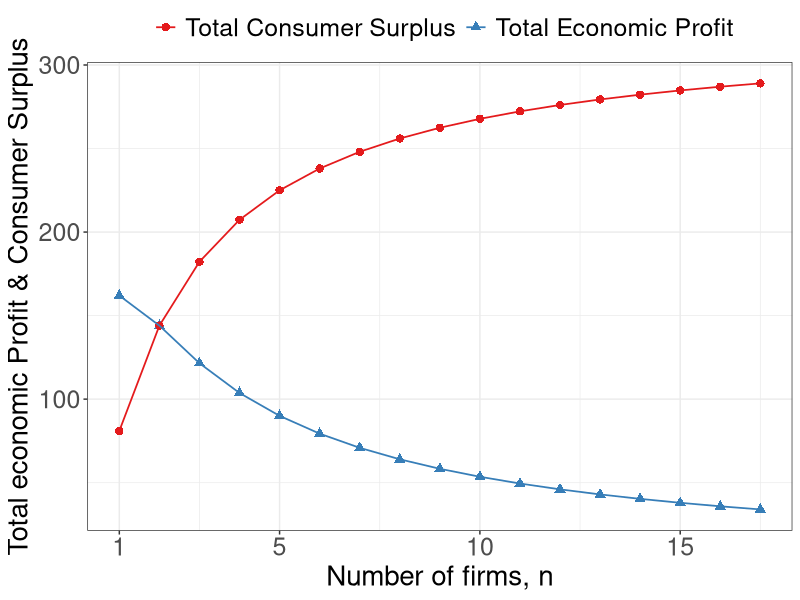

This chart was generated by the following R code: (Note: this script raises an error after producing the figure.)
require(shape)
pdf(file = "competitionmarkets/consumersurplus_profits_lines.pdf", width = 9, height = 7)

#Set parameters for graphics
pointsize <- 1.8
axislabelsize <- 1.8
labelsize <- 1.5
namesize <- 1.8
annotatesize <- 1.5
graphlinewidth <- 2
segmentlinewidth <- 1.5

COL <- c("#7fc97f", "#beaed4", "#fdc086", "#ffff99", "#386cb0", "#f0027f", "#bf5b17", "#666666")
COLA <- c("#e0f3db", "#99d8c9","#66c2a4","#41ae76", "#238b45", "#005824")
COLB <- c("#c6dbef", "#4eb3d3", "#2b8cbe", "#0868ac","#084081")

par(mar =  c(6, 6, 4, 4))

marketProfit <- function(n, s = 0.5, pmax = 20, c1 = 2) {
  n*(1/(n+1)^2)*(pmax - c1)^2/(s)
}

consumerSurplus <- function(n, s = 0.5, pmax = 20, c1 = 2) {
  (1/2)*(pmax - (c1 + ((1/(n+1))*(pmax -c1)  )) )*(n/(n+1))*( (pmax - c1)/(s))
}



# brfPE <- function(ea, alpha = 16, beta = 1/12) {
#   alpha*(1 - beta*ea)
# }
# 
# indiffeA <- function(ea, alpha = 16, beta = 1/24, uA = 46.08) {
#   1/beta - (0.5*ea)/(alpha*beta) - uA/(alpha*beta*ea)
# }
# 
# indiffB <- function(eb, alpha = 16, beta = 1/24, uB = 46.08) {
#   (alpha*eb - uB - 0.5*eb^2)/(alpha*beta*eb)
# }
# 
# indiffB2 <- function(ea, alpha = 16, beta = 1/24, uB = 46.08) {
#   sqrt(alpha^2*(beta*ea - 1)^2 - 2*uB) - alpha*beta*ea + alpha
# }
# 
# indiffB3 <- function(ea, alpha = 16, beta = 1/24, uB = 46.08) {
#   -sqrt(alpha^2*(beta*ea - 1)^2 - 2*uB) - alpha*beta*ea + alpha
# }


#Input into Wolfram Alpha: solve for x y = 1/b - (0.5*x)/(a*b) - u/(a*b*x)

# indiffAlowB <- function(eb, alpha = 16, beta = 1/24, uA = 46.08) {
#   0.5*(-sqrt((2*alpha*beta*eb - 2*alpha)^2 - 8*uA)) - 2*alpha*beta*eb + 2*alpha
# }
# 
# indiffAlow <- function(ea, alpha = 16, beta = 1/24, uA = 46.08) {
#   0.5*(-sqrt((2*alpha*beta*ea - 2*alpha)^2 - 8*uA)) - 2*alpha*beta*ea + 2*alpha
# }
# 
# indiffAgain <- function(ea, alpha = 16, beta = 1/24, uA = 46.08) {
#   (-2*alpha*ea +2*uA + ea^2 )/ ( 2 * alpha * beta * ea)
# }

library(tidyverse)
xlims <- c(1, 17)

n <- seq(xlims[1], xlims[2], by = 1)
profitN <- marketProfit(n)
csN <- consumerSurplus(n)
df <- data.frame(n, profitN, csN)

df1 <- 
  df %>% 
  gather(type, value, -n)

df1 %>%
  ggplot(aes(x = n, y = value, shape = type, color = type)) + 
  geom_point(size = 2.5) + 
  geom_line(lwd = 0.6) + 
  #geom_bar(stat = "identity", position = "dodge") + 
  xlab("Number of firms, n") +
  ylab("Total economic Profit & Consumer Surplus") + 
  scale_shape_discrete(name = "",
                    breaks = c("csN", "profitN"),
                    labels = c("Total Consumer Surplus", "Total Economic Profit")
  ) +
  scale_color_brewer(type = "qual", palette = "Set1", name = "",
                     breaks = c("csN", "profitN"),
                     labels = c("Total Consumer Surplus", "Total Economic Profit")
  ) +
  theme_bw() + 
  scale_x_continuous(breaks = c(1,5,10,15)) +
  theme(legend.position="top",
                     axis.title = element_text(size = 20),
                     axis.title.y = element_text(size = 20),
                     axis.text.y = element_text(size = 18),
                     axis.text.x = element_text(size = 18),
                     #legend.title = element_text(size = 16),
                     legend.text = element_text(size = 18),
                     legend.title = element_text(size = 18))
#ggsave(file = "competitionmarkets/consumersurplus_profits.pdf", device = "pdf", width = 6, height = 4)


#B's value when at A's bliss point
#0.35*log(5.88) + 0.35*log(8.88) + 0.5*log(10 - 5.88) + 0.5*log(15 - 8.88) 

#B's bliss point x = 4.11765; y = 6.17647
#A's value when at A's bliss point
#0.5*log(4.11765) + 0.5*log(6.17647) + 0.35*log(10 - 4.11765) + 0.35*log(15 - 6.17647) 

# 
# plot(0, 0, xlim = xlims, ylim = ylims, type = "n",
#      xlab = expression(paste("")),
#      ylab = expression(paste("")), 
#      xaxt = "n", 
#      yaxt = "n", 
#      cex.lab = axislabelsize, 
#      bty = "n",
#      xaxs="i", 
#      yaxs="i")
# 
# # ticksy <- seq(from = 0, to = ylims[2], by = 20)
# # ylabels <- seq(from = 0, to = ylims[2], by = 20)
# # ticksx <- seq(from = 0, to = xlims[2], by = 2)
# # xlabels <- seq(from = 0, to = xlims[2], by = 2)
# ticksy <- c(0, ylims[2])
# ylabels <- c(NA, NA)
# ticksx <- c(0, xlims[2])
# xlabels <- c(NA, NA)
# 
# axis(1, at = ticksx, pos = 0, labels = xlabels)
# 
# #text(x = c(0, 12, 18, 36, xlims[2]), par("usr")[3] - 0.4, labels = xlabels, srt = 0, pos = 1, xpd = TRUE)
# 
# axis(2, at = ticksy, pos = 0, labels = ylabels, las = 1)
# 
# npts <- 500 
# xx1 <- seq(xlims[1], xlims[2], length.out = npts)
# xx2 <- seq(1, xlims[2], length.out = npts)
# 
# lines(xx2, consumerSurplus(xx2, s = 1/2, pmax = 20, c1 = 2), col = COLA[4], lwd = graphlinewidth)
# lines(xx2, marketProfit(xx2, s = 1/2, pmax = 20, c1 = 2), col = COLB[4], lwd = graphlinewidth)

# segments(0, 12, 12, 12, lty = 2, col = "gray" , lwd = segmentlinewidth)
# segments(12, 0, 12, 12, lty = 2, col = "gray" , lwd = segmentlinewidth)

#mtext(expression(paste("A's output, ", x^A)), side=1, line = 2.5, cex = axislabelsize)
text(0.5*(xlims[2]), -35, expression(paste("Number of firms, ", n)), xpd = TRUE, cex = axislabelsize) 
text(-1.8, 0.5*ylims[2], expression(paste("Market profits and consumer surplus, $")), xpd = TRUE, cex = axislabelsize, srt = 90) 

#segments(4.11765, 6.17647, 5.88, 8.88, lty = 1, col = COL[2] , lwd = graphlinewidth)
#text(7.3, 3, expression("Pareto Efficient"))
#text(7.3, 2.5, expression("Curve"))
#Arrows(7.3, 3.5, 7.3, 6.1, col = "black", lty = 1, lwd = 2, arr.type = "triangle", arr.lwd = 0.5)

#Label the iso-welfare functions for the HG, Aisha
# text(3.8, 1.5, expression(u[1]^A))
# text(4.6, 1.5, expression(u[2]^A))
# text(5.5, 1.5, expression(u[3]^A))
#text(6.6, 8.3, expression(u[4]^A))

#Label the indifference curves for the HG, Betty
# text(7.6, 17, expression(u[1]^B))
# text(6.75, 17, expression(u[2]^B))
# text(6, 17, expression(u[3]^B))
#text(3.4, 6.9, expression(v[4]^B))

#Label point i. 
# points(12, 12, pch = 16, col = "black", cex = 1.5)
# text(16.5, 12.5, expression(paste("Nash Equilibrium")))
# text(11.3, 11.3, expression(paste("n")))

#Annotate Pareto Efficient Curve and relevant points
# segments(8, 6, 6, 8, lty = 1, col = COL[2] , lwd = graphlinewidth)
# points(6, 8, pch = 16, col = "black", cex = 1.5)
# text(6, 8.5, expression(paste("g")))
# 
# points(8, 6, pch = 16, col = "black", cex = 1.5)
# text(7, 7.5, expression(paste("i")))
# 
# points(7, 7, pch = 16, col = "black", cex = 1.5)
# text(8, 6.5, expression(paste("f")))

#points(5.84, 8.77, pch = 16, col = "black", cex = 1.5)

#B's brf
text(14, 270, expression(paste("Consumer surplus")), cex = labelsize)
#text(14, 6, expression(paste("function")))
#Arrows(29.5, 6.75, 24, 6.75, col = "black", lty = 1, lwd = 2, arr.type = "triangle", arr.lwd = 0.5)

#A's brf
text(14, 50, expression(paste("Market profits")), cex = labelsize)
#text(6, 32.75, expression(paste("function")))
#Arrows(6, 32, 6, 26, col = "black", lty = 1, lwd = 2, arr.type = "triangle", arr.lwd = 0.5)



# par(new = TRUE)
# 
# #Use the same x and ylims as previously, but with locations switched
# xlims2 <- c(18, 0)
# ylims2 <- c(18, 0)

#Leave the ylab and xlab blank to ensure no axes titles
# plot(0, 0, xlim = xlims2, ylim = ylims2, type = "n",
#      xlab = expression(paste("")),
#      ylab = expression(paste("")),
#      xaxt = "n", 
#      yaxt = "n", 
#      cex.lab = 1.3, 
#      bty = "n",
#      xaxs="i", 
#      yaxs="i")
# 
# 
# lines(xx1, indiffAlow(xx1, uA = 46.08, alpha = 16, beta = 1/24), col = COL[2], lwd = graphlinewidth)


#Set up axes at sides 3 and 4 (top and right)
# axis(side = 3, at = ticksx, pos = 0, labels = xlabels)
# axis(side = 4, at = ticksy, pos = 0, labels = ylabels, las = 0)
# mtext("B's Apples, x", side=3, line = 2.5, cex = axislabelsize)
# text(-0.8, 7, expression(paste("B's Oranges, y")), xpd = TRUE, cex = axislabelsize, srt = 270) 
# 
# #Add arrows:
# arrows(-0.8, 10, -0.8, 14, xpd = TRUE, length=0.1,angle=40,lwd=3)
# arrows(6.2, -1.8, 9, -1.8, xpd = TRUE, length=0.1,angle=40,lwd=3)
# 

#Customize ticks and labels for the plot
#ticksy <- seq(from = 0, to = 15, by = 1)
#ylabels <- seq(from = 0, to = 15, by = 1)
#ticksx <- seq(from = 0, to = 10, by = 1)
#xlabels <- seq(from = 0, to = 10, by = 1)
#axis(1, at = ticksx, pos = 0, labels = xlabels)
#axis(2, at = ticksy, pos = 0, labels = ylabels, las = 0)

dev.off()
